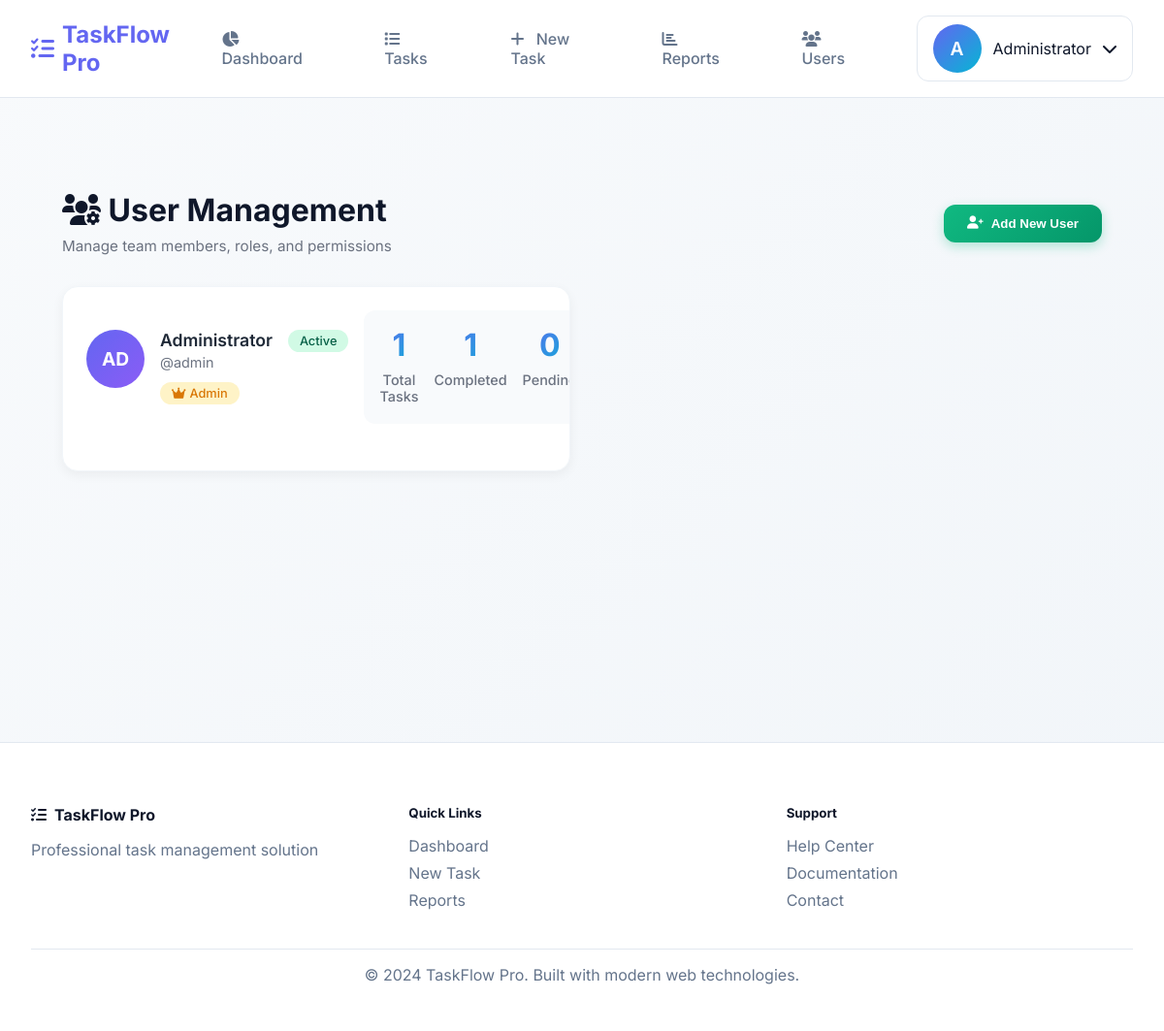
The page /index.php?action=user_management (signed in) on the database its author committed.
### tables this page shows
CREATE TABLE users (
    id INT AUTO_INCREMENT PRIMARY KEY,
    username VARCHAR(50) UNIQUE NOT NULL,
    email VARCHAR(100) UNIQUE NOT NULL,
    password VARCHAR(255) NOT NULL,
    full_name VARCHAR(100) NOT NULL,
    role ENUM('admin', 'team_lead', 'member') DEFAULT 'member',
    status ENUM('active', 'inactive') DEFAULT 'active',
    created_at TIMESTAMP DEFAULT CURRENT_TIMESTAMP
);

### models/User.php (called while the page is built, shortened)
<?php
class User {
    private $conn;
    private $table_name = "users";
    public function __construct($db) {
        $this->conn = $db;
    }
    public function getAllUsers() {
        try {
            $query = "SELECT id, username, email, full_name, role,
                      COALESCE(status, 'active') as status, created_at
                      FROM " . $this->table_name . " ORDER BY created_at DESC";
            $stmt = $this->conn->prepare($query);
            $stmt->execute();
            return $stmt->fetchAll(PDO::FETCH_ASSOC);
        } catch (Exception $e) {
            $query = "SELECT id, username, email, full_name, role, created_at FROM " . $this->table_name . " ORDER BY created_at DESC";
            $stmt = $this->conn->prepare($query);
            $stmt->execute();
            $users = $stmt->fetchAll(PDO::FETCH_ASSOC);
            foreach ($users as &$user) {
                $user['status'] = 'active';
            }
            return $users;
        }
    }
}
?>

### models/Task.php (called while the page is built, shortened)
<?php
class Task {
    public function __construct($db) {
        $this->conn = $db;
    }
}
?>

### models/TaskEnhanced.php (called while the page is built, shortened)
<?php
require_once 'Task.php';
class TaskEnhanced extends Task {
    public function getUserTaskStats($user_id) {
        $stats = ['total' => 0, 'completed' => 0, 'pending' => 0, 'in_progress' => 0];
        $query = "SELECT status, COUNT(*) as count FROM tasks WHERE assigned_to = ? GROUP BY status";
        $stmt = $this->conn->prepare($query);
        $stmt->execute([$user_id]);
        while($row = $stmt->fetch(PDO::FETCH_ASSOC)) {
            $stats[$row['status']] = $row['count'];
            $stats['total'] += $row['count'];
        }
        return $stats;
    }
}
?>

### views/user_management.php (the view, shortened to what this page needs)
<?php
require_once 'models/User.php';
require_once 'models/TaskEnhanced.php';
$database = new Database();
$db = $database->getConnection();
$user = new User($db);
$task = new TaskEnhanced($db);
$users = $user->getAllUsers();
?>
<?php include 'includes/header.php'; ?>
<div class="container">
    <div class="header-section">
        <div class="page-title-section">
            <h1 class="page-title"><i class="fas fa-users-cog"></i> User Management</h1>
            <p class="page-subtitle">Manage team members, roles, and permissions</p>
        </div>
        <button class="btn-modern btn-primary btn-add-user" onclick="showAddUserModal()">
            <i class="fas fa-user-plus"></i> Add New User
        </button>
    </div>
    <div class="users-grid">
        <?php foreach ($users as $u):
            $userTasks = $task->getUserTaskStats($u['id']);
        ?>
        <div class="user-card <?= $u['status'] === 'inactive' ? 'inactive' : '' ?>">
            <div class="user-header">
                <div class="user-avatar-large">
                    <?= strtoupper(substr($u['full_name'], 0, 2)) ?>
                </div>
                <div class="user-info">
                    <h3 class="user-name"><?= htmlspecialchars($u['full_name']) ?></h3>
                    <p class="user-username">@<?= htmlspecialchars($u['username']) ?></p>
                    <span class="role-badge role-<?= $u['role'] ?>">
                        <i class="fas fa-<?= $u['role'] === 'admin' ? 'crown' : ($u['role'] === 'team_lead' ? 'star' : 'user') ?>"></i>
                        <?= ucfirst(str_replace('_', ' ', $u['role'])) ?>
                    </span>
                </div>
                <div class="user-status">
                    <span class="status-indicator <?= $u['status'] ?? 'active' ?>">
                        <?= ($u['status'] ?? 'active') === 'active' ? 'Active' : 'Inactive' ?>
                    </span>
                </div>
            </div>
            <div class="user-stats">
                <div class="stat-item">
                    <div class="stat-number"><?= $userTasks['total'] ?? 0 ?></div>
                    <div class="stat-label">Total Tasks</div>
                </div>
                <div class="stat-item">
                    <div class="stat-number"><?= $userTasks['completed'] ?? 0 ?></div>
                    <div class="stat-label">Completed</div>
                </div>
                <div class="stat-item">
                    <div class="stat-number"><?= $userTasks['pending'] ?? 0 ?></div>
                    <div class="stat-label">Pending</div>
                </div>
            </div>
        </div>
        <?php endforeach; ?>
    </div>
</div>
<?php include 'includes/footer.php'; ?>

### assets/css/modern.css (style rules this page uses)
:root { --primary: #6366f1; --primary-dark: #4f46e5; --secondary: #f1f5f9; --accent: #06b6d4; --text: #0f172a; --text-muted: #64748b; --border: #e2e8f0; --surface: #ffffff; --surface-hover: #f8fafc; --shadow: 0 1px 3px 0 rgb(0 0 0 / 0.1), 0 1px 2px -1px rgb(0 0 0 / 0.1); --shadow-lg: 0 10px 15px -3px rgb(0 0 0 / 0.1), 0 4px 6px -4px rgb(0 0 0 / 0.1); --radius: 12px; }
* { margin: 0; padding: 0; box-sizing: border-box; }
body { font-family: 'Inter', sans-serif; background: linear-gradient(135deg, #f8fafc 0%, #f1f5f9 100%); color: var(--text); }
.container { max-width: 1400px; margin: 0 auto; padding: 2rem; }
.btn-modern { padding: 0.5rem 1rem; border-radius: var(--radius); border: none; font-weight: 500; cursor: pointer; transition: all 0.2s; text-decoration: none; display: inline-flex; align-items: center; gap: 0.5rem; }
.btn-primary { background: var(--primary); color: white; }
.header-section { display: flex; justify-content: space-between; align-items: center; margin-bottom: 2rem; }
.page-title { font-size: 2rem; font-weight: 700; color: var(--text); }
.stat-number { font-size: 2.5rem; font-weight: 800; margin-bottom: 0.25rem; background: linear-gradient(135deg, var(--primary), var(--accent)); -webkit-background-clip: text; -webkit-text-fill-color: transparent; background-clip: text; }
.stat-label { color: var(--text); font-weight: 600; font-size: 0.95rem; margin-bottom: 0.25rem; }
.user-card { display: flex; align-items: center; gap: 1rem; padding: 1rem; border: 2px solid var(--border); border-radius: 12px; cursor: pointer; transition: all 0.3s; background: var(--surface); }
.user-info { flex: 1; }
.user-name { font-weight: 600; color: var(--text); margin-bottom: 0.25rem; }
.page-title-section { flex: 1; }

### assets/css/user_management.css (style rules this page uses)
.page-title-section { flex: 1; }
.page-subtitle { color: #6b7280; margin: 0.5rem 0 0 0; font-size: 0.95rem; }
.btn-add-user { background: linear-gradient(135deg, #10b981, #059669); padding: 0.75rem 1.5rem; font-weight: 600; box-shadow: 0 4px 12px rgba(16, 185, 129, 0.3); }
.users-grid { display: grid; grid-template-columns: repeat(auto-fill, minmax(380px, 1fr)); gap: 1.5rem; }
.user-card { background: white; border-radius: 16px; padding: 1.5rem; box-shadow: 0 4px 12px rgba(0, 0, 0, 0.05); border: 1px solid #f1f5f9; transition: all 0.3s ease; position: relative; overflow: hidden; }
.user-header { display: flex; align-items: flex-start; gap: 1rem; margin-bottom: 1.5rem; }
.user-avatar-large { width: 60px; height: 60px; border-radius: 50%; background: linear-gradient(135deg, #6366f1, #8b5cf6); display: flex; align-items: center; justify-content: center; color: white; font-weight: 700; font-size: 1.2rem; flex-shrink: 0; }
.user-info { flex: 1; }
.user-name { font-size: 1.1rem; font-weight: 600; color: #1f2937; margin: 0 0 0.25rem 0; }
.user-username { color: #6b7280; font-size: 0.9rem; margin: 0 0 0.75rem 0; }
.role-badge { display: inline-flex; align-items: center; gap: 0.25rem; padding: 0.25rem 0.75rem; border-radius: 20px; font-size: 0.8rem; font-weight: 500; }
.role-admin { background: #fef3c7; color: #d97706; }
.user-status { display: flex; align-items: center; }
.status-indicator { padding: 0.25rem 0.75rem; border-radius: 20px; font-size: 0.8rem; font-weight: 500; }
.status-indicator.active { background: #d1fae5; color: #065f46; }
.user-stats { display: grid; grid-template-columns: repeat(3, 1fr); gap: 1rem; margin-bottom: 1.5rem; padding: 1rem; background: #f8fafc; border-radius: 12px; }
.stat-item { text-align: center; }
.stat-number { font-size: 1.5rem; font-weight: 700; color: #1f2937; margin-bottom: 0.25rem; }
.stat-label { font-size: 0.8rem; color: #6b7280; font-weight: 500; }

### assets/css/user_dashboard.css (style rules this page uses)
.stat-number { font-size: 2rem; font-weight: 700; color: #1f2937; margin-bottom: 0.5rem; }
.stat-label { color: #6b7280; font-size: 0.9rem; font-weight: 500; }

### rows shown on the page
users: full_name "AD", full_name "Administrator", username "admin", role "Admin", id "1", pending "0"

### other values the page prints
substr($_SESSION['full_name'], 0, 1) "A"
$_SESSION['full_name'] "Administrator"
